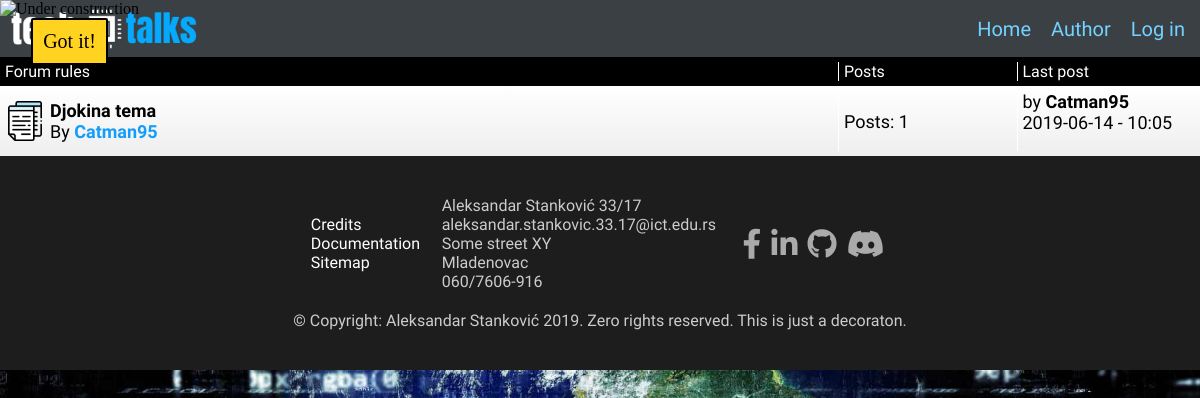
Page /index.php?page=topic&id=1 on the committed database.
### tables this page shows
CREATE TABLE `menu_items` (
  `id` int(2) NOT NULL,
  `text` varchar(50) NOT NULL,
  `link` varchar(50) NOT NULL,
  `menu` varchar(20) NOT NULL
);

CREATE TABLE `topics` (
  `id` int(3) NOT NULL,
  `title` varchar(30) NOT NULL,
  `description` text,
  `created_by` int(6) DEFAULT NULL,
  `section_id` int(2) NOT NULL
);

CREATE TABLE `threads` (
  `id` int(6) NOT NULL,
  `title` varchar(30) NOT NULL,
  `created_by` int(6) DEFAULT NULL,
  `topic_id` int(3) NOT NULL
);

CREATE TABLE `users` (
  `id` int(6) NOT NULL,
  `username` varchar(20) NOT NULL,
  `email` varchar(50) NOT NULL,
  `password_hash` varchar(200) NOT NULL,
  `role` int(1) NOT NULL DEFAULT '3',
  `register_time` timestamp NOT NULL DEFAULT CURRENT_TIMESTAMP,
  `banned` int(1) NOT NULL DEFAULT '0',
  `avatar` varchar(10) DEFAULT 'user.png',
  `short_bio` text,
  `online_status` int(1) NOT NULL DEFAULT '0'
);

CREATE TABLE `posts` (
  `id` int(7) NOT NULL,
  `content` text NOT NULL,
  `time_posted` timestamp(4) NOT NULL DEFAULT CURRENT_TIMESTAMP(4),
  `created_by` int(6) DEFAULT NULL,
  `thread_id` int(6) NOT NULL
);

### config/functions.php (called while the page is built, shortened)
<?php
    function retrieveData($query){
        global $conn;
        $getData = $conn->query($query);
        return $getData->fetchAll();
    }
?>

### views/fixed/bottom.php (the view, shortened to what this page needs)
</main>
<footer id="footer">
    <div id="footerTop">
        <div id="footerPages">
            <ul>
                <?php
                    $footer_links = retrieveData("SELECT * FROM menu_items WHERE menu = 'footer'");
                    foreach($footer_links as $row){
                        echo "<li><a href=\"$row->link\" target=\"_blank\">$row->text</a></li>";
                    }
                ?>
            </ul>
        </div>
        <div id="footerContact">
            <ul>
                <li>Aleksandar Stanković 33/17</li>
                <li>aleksandar.stankovic.33.17@ict.edu.rs</li>
                <li>Some street XY</li>
                <li>Mladenovac</li>
                <li>060/7606-916</li>
            </ul>
        </div>
        <div id="footerSocial">
            <?php
                $social_links = retrieveData("SELECT * FROM menu_items WHERE menu = 'social'");
                foreach($social_links as $row){
                    echo "<a href=\"$row->link\" target=\"_blank\">$row->text</a>";
                }
            ?>
        </div>
    </div>
    <div id="footerBottom">
        <p>&copy; Copyright: Aleksandar Stanković 2019. Zero rights reserved. This is just a decoraton.</p>
    </div>
</footer>
<div class="underConstruction">
    <img src="assets/images/underconstruction.png" alt="Under construction">
    <button type="button" name="button">Got it!</button>
</div>
</div>
</body>
</html>

### views/fixed/top.php (shortened to what this page needs)
<!DOCTYPE html>
<html lang="en" dir="ltr">
    <head>
        <link rel="stylesheet" href="assets/style/main.css">
        <link rel="stylesheet" href="https://use.fontawesome.com/releases/v5.8.2/css/all.css">
    </head>
    <body>
        <div id="wrapper">
            <header id="header">
                <div id="logoHolder">
                    <a href="index.php?page=home"><img src="assets/images/logo.png" alt="Logo"></a>
                </div>
                <nav id="nav">
                    <ul>
                        <?php
                            $nav_links = retrieveData("SELECT * FROM menu_items WHERE menu = 'nav'");
                            foreach($nav_links as $row){
                                if($row->link == 'models/logout.php'){
                                    if(!isset($_SESSION['username'])){
                                        echo "<li><a href=\"#\" class=\"loginOpener\">Log in</a></li>";
                                    }else {
                                        echo "<li><a href=\"$row->link\">$row->text</a></li>";
                                    }
                                }else {
                                    echo "<li><a href=\"$row->link\">$row->text</a></li>";
                                }
                            }
                        ?>
                    </ul>
                </nav>
            </header>
            <main id="main">

### index.php (shortened to what this page needs)
<?php
require 'config/config.php';
include 'views/fixed/top.php';
if(isset($_GET['page'])){
    switch($_GET['page']){
        case 'topic':
            include "views/pages/topic.php";
            break;
        }
}else {
    header("Location: index.php?page=home");
}
include 'views/fixed/bottom.php';
?>

### views/pages/topic.php (shortened to what this page needs)
<?php
$topic_id = $_GET['id'];
$topicInfo = $conn->prepare("SELECT * FROM topics WHERE id = ?");
$topicInfo->bindValue(1, $topic_id);
$topicInfo->execute();
$Row = $topicInfo->fetch();
$title = $Row->title;
echo "
<div class=\"sectionHead\">
    <div class=\"sectionTitle\">
        <p>" . $title . "</p>
    </div>
    <div class=\"postsLabel obsolete\">
        <p>Posts</p>
    </div>
    <div class=\"lastPostLabel obsolete\">
        <p>Last post</p>
    </div>
</div>";
$getThreads = $conn->query("SELECT th.*, u.username FROM threads th INNER JOIN users u ON th.created_by = u.id WHERE topic_id = $topic_id");
if($getThreads->rowCount() > 0){
    foreach($getThreads as $thread){
        $countPosts = $conn->query("SELECT COUNT(*) as count FROM posts WHERE thread_id = $thread->id");
        $no_of_posts = $countPosts->fetch()->count;
        $checkLastPost = $conn->query("SELECT p.*, u.username, u.id as user_id FROM posts p INNER JOIN users u ON p.created_by = u.id WHERE thread_id = $thread->id ORDER BY time_posted DESC LIMIT 1");
        $lastPost = $checkLastPost->fetch();
        $last_post_by = $lastPost->username;
        $last_time_posted = $lastPost->time_posted;
        echo "
        <div class=\"topic\">
            <div class=\"sectionTitle\">
                <div class=\"topicIcon\">
                    <img src=\"assets/images/document.png\" alt=\"Topic icon\">
                </div>
                <div class=\"topicTitleAndDescription\">
                    <div class=\"topicTitle\">
                        <a href='index.php?page=show_thread&id=" . $thread->id . "&part=1'><p>" . $thread->title . "</p></a>
                    </div>
                    <div class=\"topicDescription\">
                        <p>By <a href='index.php?page=show_user&id=" . $thread->created_by . "'>" . $thread->username . "</a></p>
                    </div>
                </div>
            </div>
            <div class=\"postsLabel obsolete\">
                <p>Posts: " . $no_of_posts . "</p>
            </div>
            <div class=\"lastPostLabel obsolete\">
                <p>by <a href=\"index.php?page=show_user&id=" . $lastPost->user_id . "\">" . $last_post_by . "</a></p>
                <p>" . substr($last_time_posted, 0, 11) . " - " . substr($last_time_posted, 11, 5) . "</p>
            </div>
        </div>
        ";
    }
}else {
    echo "<p style='padding: 30px'>No threads here</p>";
}
?>

### assets/style/main.css (style rules this page uses)
* { padding: 0; margin: 0; box-sizing: border-box; }
body, html { width: 100%; height: 100%; }
body { background: url('../images/bcg.jpg'); background-position: center; background-attachment: fixed; background-size: cover; }
#wrapper { visibility: visible; width: 1200px; margin: auto; }
#main { background-color: #eee; font-family: 'Ropa Sans', 'Arial'; height: auto; }
#header { width: 100%; background-color: #3B4044; display: flex; flex-direction: row; justify-content: space-between; align-items: center; padding: 5px; }
#logoHolder { display: inline; }
#nav ul { list-style-type: none; display: flex; flex-direction: row; }
#nav ul li a { color: #73D2FF; font-family: 'Ropa Sans', 'Arial'; text-decoration: none; margin: 0 5px; font-size: 20px; transition: background-color 0.3s, color 0.3s; border-radius: 2px; padding: 5px; }
#welcomeMessageTop, .sectionHead { color: #fff; background-color: #000000; font-family: 'Ropa Sans', 'Arial'; padding: 5px; }
.sectionHead, .sectionTitle { display: flex; flex-direction: row; }
.topic { padding: 5px; height: 70px; display: flex; flex-direction: row; font-family: 'Ropa Sans', 'Arial'; background: linear-gradient(180deg, #fff, #eee); font-size: 18px; }
.topic a { text-decoration: none; font-weight: bold; color: #000; }
.topicIcon { display: flex; flex-direction: row; align-items: center; }
.topicIcon img { width: 40px; height: 40px; display: block; }
.topicTitleAndDescription { display: flex; flex-direction: column; padding-left: 5px; justify-content: center; }
.sectionTitle { width: 70%; }
.postsLabel { width: 15%; border-left: 1px solid #fff; padding-left: 5px; display: flex; flex-direction: column; justify-content: center; }
.lastPostLabel { padding-left: 5px; border-left: 1px solid #fff; }
.topicDescription p { font-family: 'Ropa Sans', 'Arial'; }
.topicDescription a { color: #129DF8; }
#footer { font-family: 'Ropa Sans', 'Arial'; background-color: #1d1d1d; width: 100%; padding: 40px; color: #fff; }
#footerTop { display: flex; flex-direction: row; justify-content: space-around; align-items: center; width: 600px; margin: auto; }
#footerPages ul, #footerContact ul { list-style-type: none; }
#footerContact { color: #ccc; }
#footerPages a { color: #fff; text-decoration: none; }
#footerSocial i { font-size: 30px; color: #aaa; margin: 5px; transition: color 0.3s; }
#footerBottom p { text-align: center; padding-top: 20px; color: #ccc; }
@media only screen and (max-width: 1220px) { #wrapper { width: 100%; } }
.underConstruction { position: fixed; top: 0; left: 0; z-index: 10; display: none; flex-direction: column; align-items: center; }
.underConstruction button { color: #000; background-color: #FFD31F; border: 2px solid #000; padding: 10px; font-size: 20px; cursor: pointer; font-family: 'Impact'; border-radius: 2px; transition: background-color 0.3s, color 0.3s; }

### rows in the picture
menu_items: text "Home"
menu_items: text "Author"
menu_items: shows "Log in"
topics: title "Forum rules"
threads: title "Djokina tema", created_by.username "Catman95", no_of_posts "1", posts.time_posted "2019-06-14", posts.time_posted "10:05"
menu_items: text "Credits"
menu_items: text "Documentation"
menu_items: text "Sitemap"
